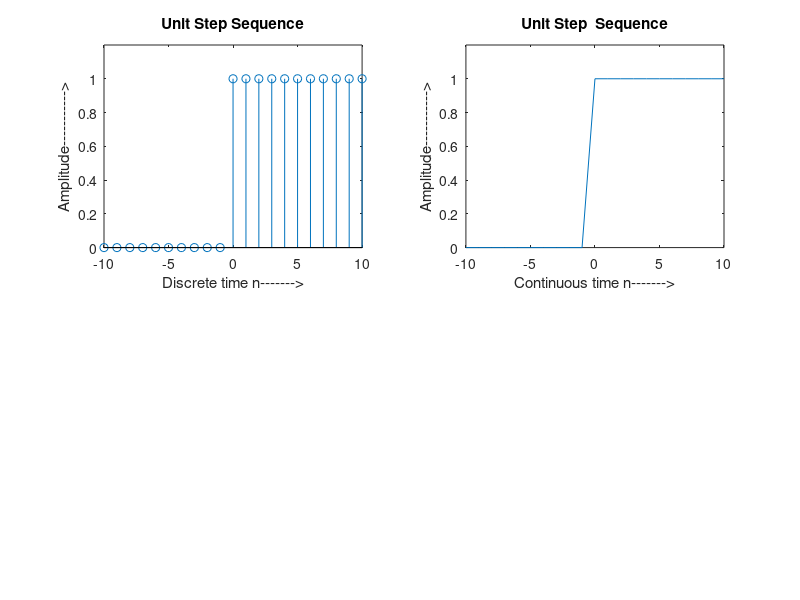

Write the MATLAB code that produced this figure.
n=-10:1:10;
step=[zeros(1,10),ones(1,11)];
subplot(2,2,1);
stem(n,step);
xlabel('Discrete time n------->');
ylabel('Amplitude----------->');
title('Unit Step Sequence');
axis([-10 10 0 1.2]);

% unit step continuous
n=-10:1:10;
step=[zeros(1,10),ones(1,11)];
subplot(2,2,2);
plot(n,step);
xlabel('Continuous time n------->'); 
ylabel('Amplitude----------->');
title('Unit Step  Sequence');
axis([-10 10 0 1.2]);
